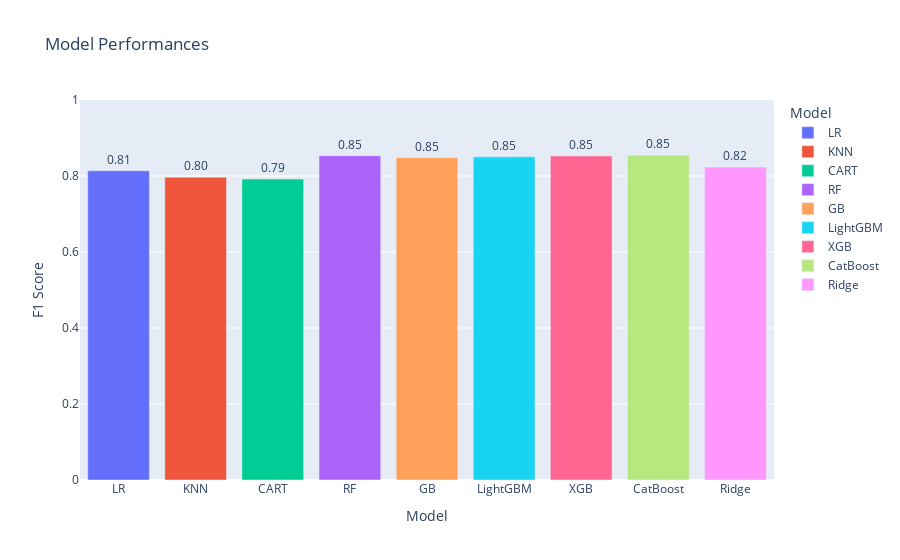

Notebook code for this chart:
### Code cell
models = [LogisticRegression(),
          KNeighborsClassifier(),
          DecisionTreeClassifier(),
          RandomForestClassifier(),
          GradientBoostingClassifier(),
          LGBMClassifier(),
          XGBClassifier(),
          CatBoostClassifier(verbose=False),
          RidgeClassifier()]



modelNames = ["LR", "KNN", "CART", "RF", "GB", "LightGBM", "XGB", "CatBoost", "Ridge"]
scores = []

for model in models:
    model.fit(X_train, y_train)
    yhat = model.predict(X_test)
    skor = f1_score(y_test, yhat)
    scores.append(skor)

data = {'Model': modelNames, 'F1 Score': scores}
df = pd.DataFrame(data)

fig = px.bar(df, x='Model', y='F1 Score', text='F1 Score', labels={'F1 Score': 'F1 Score'},
             title='Model Performances', color='Model')

fig.update_traces(texttemplate='%{text:.2f}', textposition='outside')

fig.update_layout(xaxis_title='Model', yaxis_title='F1 Score', yaxis_range=[0, 1])

fig.show()

### Figure 1 — Plotly figure (JSON) as saved in the notebook; plotly's stock layout.template omitted (floating-point values rounded to 4 significant figures)
{"data": [{"alignmentgroup": "True", "hovertemplate": "Model=%{x}<br>F1 Score=%{text}<extra></extra>", "legendgroup": "LR", "marker": {"color": "#636efa", "pattern": {"shape": ""}}, "name": "LR", "offsetgroup": "LR", "orientation": "v", "showlegend": true, "text": [0.8137], "textposition": "outside", "texttemplate": "%{text:.2f}", "type": "bar", "x": ["LR"], "xaxis": "x", "y": [0.8137], "yaxis": "y"}, {"alignmentgroup": "True", "hovertemplate": "Model=%{x}<br>F1 Score=%{text}<extra></extra>", "legendgroup": "KNN", "marker": {"color": "#EF553B", "pattern": {"shape": ""}}, "name": "KNN", "offsetgroup": "KNN", "orientation": "v", "showlegend": true, "text": [0.7968], "textposition": "outside", "texttemplate": "%{text:.2f}", "type": "bar", "x": ["KNN"], "xaxis": "x", "y": [0.7968], "yaxis": "y"}, {"alignmentgroup": "True", "hovertemplate": "Model=%{x}<br>F1 Score=%{text}<extra></extra>", "legendgroup": "CART", "marker": {"color": "#00cc96", "pattern": {"shape": ""}}, "name": "CART", "offsetgroup": "CART", "orientation": "v", "showlegend": true, "text": [0.7918], "textposition": "outside", "texttemplate": "%{text:.2f}", "type": "bar", "x": ["CART"], "xaxis": "x", "y": [0.7918], "yaxis": "y"}, {"alignmentgroup": "True", "hovertemplate": "Model=%{x}<br>F1 Score=%{text}<extra></extra>", "legendgroup": "RF", "marker": {"color": "#ab63fa", "pattern": {"shape": ""}}, "name": "RF", "offsetgroup": "RF", "orientation": "v", "showlegend": true, "text": [0.8535], "textposition": "outside", "texttemplate": "%{text:.2f}", "type": "bar", "x": ["RF"], "xaxis": "x", "y": [0.8535], "yaxis": "y"}, {"alignmentgroup": "True", "hovertemplate": "Model=%{x}<br>F1 Score=%{text}<extra></extra>", "legendgroup": "GB", "marker": {"color": "#FFA15A", "pattern": {"shape": ""}}, "name": "GB", "offsetgroup": "GB", "orientation": "v", "showlegend": true, "text": [0.8483], "textposition": "outside", "texttemplate": "%{text:.2f}", "type": "bar", "x": ["GB"], "xaxis": "x", "y": [0.8483], "yaxis": "y"}, {"alignmentgroup": "True", "hovertemplate": "Model=%{x}<br>F1 Score=%{text}<extra></extra>", "legendgroup": "LightGBM", "marker": {"color": "#19d3f3", "pattern": {"shape": ""}}, "name": "LightGBM", "offsetgroup": "LightGBM", "orientation": "v", "showlegend": true, "text": [0.8505], "textposition": "outside", "texttemplate": "%{text:.2f}", "type": "bar", "x": ["LightGBM"], "xaxis": "x", "y": [0.8505], "yaxis": "y"}, {"alignmentgroup": "True", "hovertemplate": "Model=%{x}<br>F1 Score=%{text}<extra></extra>", "legendgroup": "XGB", "marker": {"color": "#FF6692", "pattern": {"shape": ""}}, "name": "XGB", "offsetgroup": "XGB", "orientation": "v", "showlegend": true, "text": [0.8527], "textposition": "outside", "texttemplate": "%{text:.2f}", "type": "bar", "x": ["XGB"], "xaxis": "x", "y": [0.8527], "yaxis": "y"}, {"alignmentgroup": "True", "hovertemplate": "Model=%{x}<br>F1 Score=%{text}<extra></extra>", "legendgroup": "CatBoost", "marker": {"color": "#B6E880", "pattern": {"shape": ""}}, "name": "CatBoost", "offsetgroup": "CatBoost", "orientation": "v", "showlegend": true, "text": [0.8547], "textposition": "outside", "texttemplate": "%{text:.2f}", "type": "bar", "x": ["CatBoost"], "xaxis": "x", "y": [0.8547], "yaxis": "y"}, {"alignmentgroup": "True", "hovertemplate": "Model=%{x}<br>F1 Score=%{text}<extra></extra>", "legendgroup": "Ridge", "marker": {"color": "#FF97FF", "pattern": {"shape": ""}}, "name": "Ridge", "offsetgroup": "Ridge", "orientation": "v", "showlegend": true, "text": [0.8234], "textposition": "outside", "texttemplate": "%{text:.2f}", "type": "bar", "x": ["Ridge"], "xaxis": "x", "y": [0.8234], "yaxis": "y"}], "layout": {"barmode": "relative", "legend": {"title": {"text": "Model"}, "tracegroupgap": 0}, "title": {"text": "Model Performances"}, "xaxis": {"anchor": "y", "categoryarray": ["LR", "KNN", "CART", "RF", "GB", "LightGBM", "XGB", "CatBoost", "Ridge"], "categoryorder": "array", "domain": [0, 1], "title": {"text": "Model"}}, "yaxis": {"anchor": "x", "domain": [0, 1], "range": [0, 1], "title": {"text": "F1 Score"}}}}
